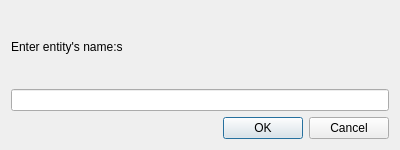
<?xml version="1.0" encoding="UTF-8"?>
<ui version="4.0">
 <class>AddObjectDlg</class>
 <widget class="QDialog" name="AddObjectDlg">
  <property name="geometry">
   <rect>
    <x>0</x>
    <y>0</y>
    <width>400</width>
    <height>150</height>
   </rect>
  </property>
  <property name="windowTitle">
   <string>Dialog</string>
  </property>
  <layout class="QVBoxLayout" name="verticalLayout">
   <item>
    <widget class="QLabel" name="label">
     <property name="text">
      <string>Enter entity's name:s</string>
     </property>
    </widget>
   </item>
   <item>
    <widget class="QLineEdit" name="entityName"/>
   </item>
   <item>
    <widget class="QDialogButtonBox" name="buttonBox">
     <property name="orientation">
      <enum>Qt::Horizontal</enum>
     </property>
     <property name="standardButtons">
      <set>QDialogButtonBox::Cancel|QDialogButtonBox::Ok</set>
     </property>
    </widget>
   </item>
  </layout>
 </widget>
 <resources/>
 <connections>
  <connection>
   <sender>buttonBox</sender>
   <signal>accepted()</signal>
   <receiver>AddObjectDlg</receiver>
   <slot>accept()</slot>
   <hints>
    <hint type="sourcelabel">
     <x>248</x>
     <y>254</y>
    </hint>
    <hint type="destinationlabel">
     <x>157</x>
     <y>274</y>
    </hint>
   </hints>
  </connection>
  <connection>
   <sender>buttonBox</sender>
   <signal>rejected()</signal>
   <receiver>AddObjectDlg</receiver>
   <slot>reject()</slot>
   <hints>
    <hint type="sourcelabel">
     <x>316</x>
     <y>260</y>
    </hint>
    <hint type="destinationlabel">
     <x>286</x>
     <y>274</y>
    </hint>
   </hints>
  </connection>
 </connections>
</ui>
